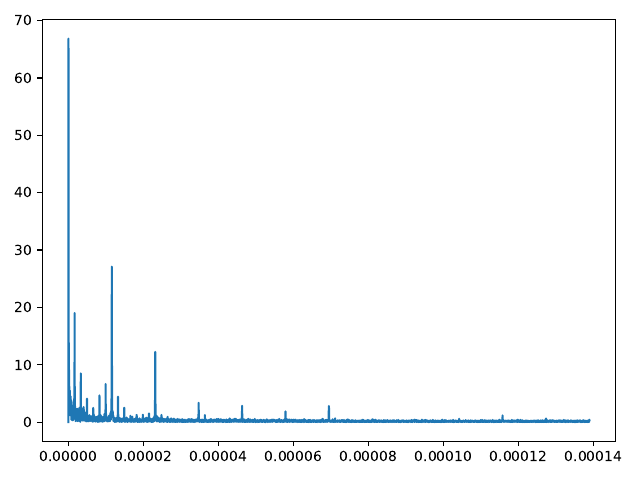

This chart was generated by the following Python code:
import matplotlib.pyplot as plt
import numpy as np

# Frecventa 0Hz in modulul FFT
# este cea mai semnificativa deci se observa
# prezenta unei componente continue.
# Ca sa scapam putem sa scadem media pentru
# a centra x(t).

if __name__ == '__main__':
    samples = np.genfromtxt('./labs/05/Train.csv', delimiter=',')
    samples = samples[1:, 2]
    samples = samples - np.mean(samples)
    N = len(samples)
    X = np.fft.fft(samples)
    fq = np.fft.fftfreq(len(samples), samples)
    X = abs(X / N)[:N // 2]
    f = (1 / 3600) * np.linspace(0, N / 2, N // 2) / N

    plt.plot(f, X)
    plt.tight_layout()
    plt.savefig('./labs/05/1e.pdf')
    plt.show()